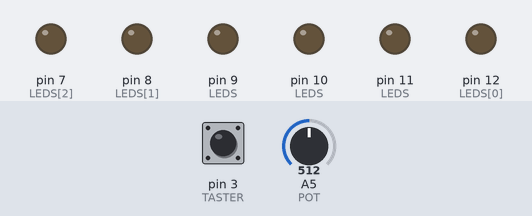
A sketch run on a simulated Arduino Uno, built with avr-gcc and run on an emulated ATmega328P. Shown: output pins drawn as LEDs (lit = HIGH). The inputs (shaded band) are chosen by the test bench; at power-on: pin 3 (TASTER) LOW, A5 (POT) = 512. Random numbers use the default seed unless the sketch sets one.

Above: at 1.8 s.
1.9 s: pin 3 (TASTER) pulled HIGH for 1.25 s
At 4.7 s:
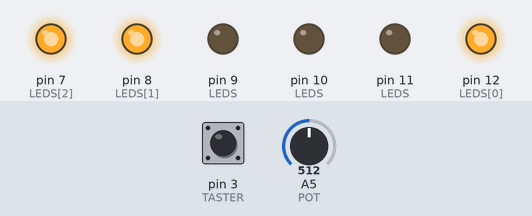
7.3 s: pin 3 (TASTER) pulled HIGH for 1.25 s
At 8.6 s:
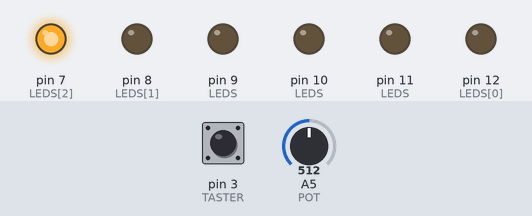
At 10.4 s:
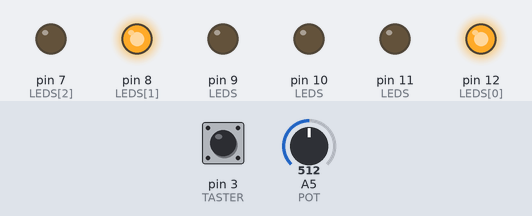
10.8 s: A5 (POT) set to 246
14.3 s: pin 3 (TASTER) pulled HIGH for 3.2 s
At 19.2 s:
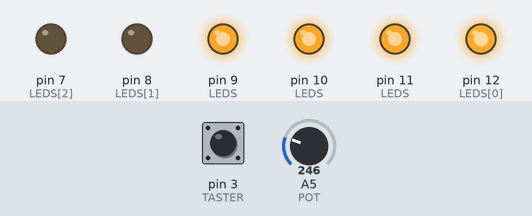
19.4 s: pin 3 (TASTER) pulled HIGH for 3.2 s
24.4 s: A5 (POT) set to 0
Timing chart, 0 to 27.6 s (numbered marks = the images above; inputs shaded):
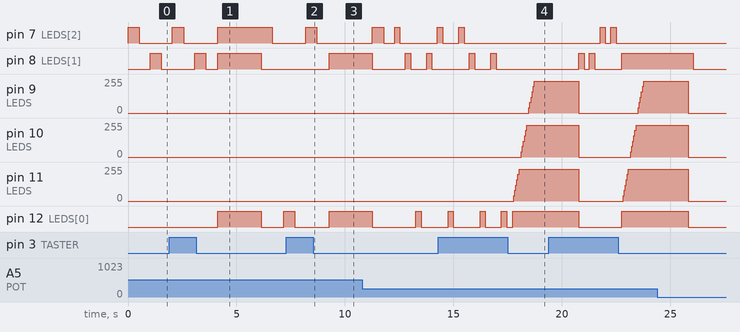

The sketch:

dice.ino
```cpp
int RGB_ROT = 11;
int RGB_GRUEN = 10;
int RGB_BLAU = 9;

int LEDS[] = {12,8,7, RGB_ROT, RGB_GRUEN, RGB_BLAU};

int TASTER = 3;
int POT = A5;

bool button_down = false;
int pause = 500;

void setup() {
  for(int i=0; i < (sizeof(LEDS) / sizeof(LEDS[0])); i++) {
    pinMode(LEDS[i], OUTPUT);
  }
  pinMode(TASTER, INPUT);
  randomSeed(analogRead(0));
}

void loop() {
    pause = analogRead(POT);

    int inp = digitalRead(TASTER);
    if (inp == HIGH) {
        button_down = true;
    } else if (inp == LOW && button_down) {
        button_down = false;
        roll();
    }

    switch(random(3)) {
        case 0: blink(LEDS[0]); break;
        case 1: blink(LEDS[1]); break;
        case 2: blink(LEDS[2]); break;
    }
}

void blink(int led) {
    digitalWrite(led, HIGH);
    delay(pause);
    digitalWrite(led, LOW);
    delay(pause);
}

void roll() {
    int rand = random(6);
    for (int i = 0; i < pause; i++) {
        rand = random(6);
    }
    switch(rand + 1) {
        case 1 : one(); break;
        case 2 : two(); break;
        case 3 : three(); break;
        case 4 : four(); break;
        case 5 : five(); break;
        case 6 : six(); break;
    }
    delay(2000);
    allOff();
}

void one() {
    dimmLED(RGB_ROT);
    dimmLED(RGB_GRUEN);
    dimmLED(RGB_BLAU);
}

void dimmLED(int led) {
    for(int i=0; i<256; i+=40) {
        analogWrite(led, i);
        delay(50);
    }
}

void two() {
    digitalWrite(LEDS[0], HIGH);
}
void three() {
    two(); one();
}
void four() {
    two();
    digitalWrite(LEDS[1], HIGH);
}
void five() {
    four(); one();
}
void six() {
    four();
    digitalWrite(LEDS[2], HIGH);
}


void allOff() {
  for(int i=0; i < (sizeof(LEDS) / sizeof(LEDS[0])); i++) {
    digitalWrite(LEDS[i], LOW);
  }
}
```

Measured:
- after the input at 7.3 s, pin 8 (LEDS[1]): LOW → HIGH after 2.0 s
- after the input at 14.3 s, pin 9 (LEDS): 0/255 → 240/255 after 4.2 s; pin 10 (LEDS): 0/255 → 240/255 after 3.8 s; pin 11 (LEDS): 0/255 → 240/255 after 3.5 s
